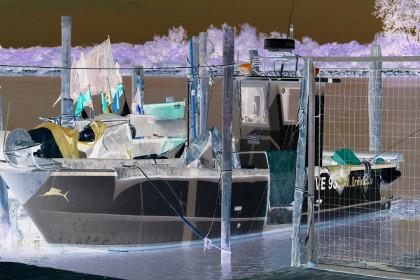

This figure's Python source:
# Author:  Martin McBride
# Created: 2021-05-21
# Copyright (C) 2021, Martin McBride
# License: MIT

# Invert an image

from PIL import Image, ImageOps

image = Image.open('boat-small.jpg')
result_image = ImageOps.invert(image)
result_image.save('imageops-invert.jpg')
